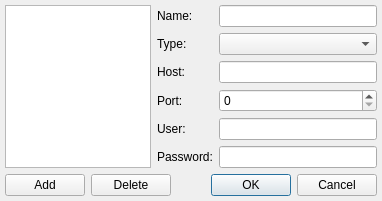
<?xml version="1.0" encoding="UTF-8"?>
<ui version="4.0">
 <class>EditProxyDialogClass</class>
 <widget class="QDialog" name="EditProxyDialogClass">
  <property name="geometry">
   <rect>
    <x>0</x>
    <y>0</y>
    <width>382</width>
    <height>193</height>
   </rect>
  </property>
  <property name="windowTitle">
   <string>Proxy Manager</string>
  </property>
  <layout class="QVBoxLayout" name="verticalLayout">
   <property name="margin">
    <number>5</number>
   </property>
   <item>
    <layout class="QHBoxLayout" name="horizontalLayout_2" stretch="2,3">
     <item>
      <widget class="QListWidget" name="ltwProxyList"/>
     </item>
     <item>
      <widget class="QWidget" name="wdtProperties" native="true">
       <layout class="QFormLayout" name="formLayout">
        <property name="margin">
         <number>0</number>
        </property>
        <item row="0" column="0">
         <widget class="QLabel" name="lblName">
          <property name="text">
           <string>Name:</string>
          </property>
          <property name="textFormat">
           <enum>Qt::PlainText</enum>
          </property>
          <property name="buddy">
           <cstring>lneName</cstring>
          </property>
         </widget>
        </item>
        <item row="0" column="1">
         <widget class="QLineEdit" name="lneName"/>
        </item>
        <item row="1" column="0">
         <widget class="QLabel" name="lblType">
          <property name="text">
           <string>Type:</string>
          </property>
          <property name="textFormat">
           <enum>Qt::PlainText</enum>
          </property>
          <property name="buddy">
           <cstring>cmbType</cstring>
          </property>
         </widget>
        </item>
        <item row="1" column="1">
         <widget class="QComboBox" name="cmbType"/>
        </item>
        <item row="2" column="0">
         <widget class="QLabel" name="lblHost">
          <property name="text">
           <string>Host:</string>
          </property>
          <property name="textFormat">
           <enum>Qt::PlainText</enum>
          </property>
          <property name="buddy">
           <cstring>lneHost</cstring>
          </property>
         </widget>
        </item>
        <item row="2" column="1">
         <widget class="QLineEdit" name="lneHost"/>
        </item>
        <item row="3" column="0">
         <widget class="QLabel" name="lblPort">
          <property name="text">
           <string>Port:</string>
          </property>
          <property name="textFormat">
           <enum>Qt::PlainText</enum>
          </property>
          <property name="buddy">
           <cstring>spbPort</cstring>
          </property>
         </widget>
        </item>
        <item row="3" column="1">
         <widget class="QSpinBox" name="spbPort">
          <property name="maximum">
           <number>65535</number>
          </property>
          <property name="value">
           <number>0</number>
          </property>
         </widget>
        </item>
        <item row="4" column="0">
         <widget class="QLabel" name="lblUser">
          <property name="text">
           <string>User:</string>
          </property>
          <property name="textFormat">
           <enum>Qt::PlainText</enum>
          </property>
          <property name="buddy">
           <cstring>lneUser</cstring>
          </property>
         </widget>
        </item>
        <item row="4" column="1">
         <widget class="QLineEdit" name="lneUser"/>
        </item>
        <item row="5" column="0">
         <widget class="QLabel" name="lblPassword">
          <property name="text">
           <string>Password:</string>
          </property>
          <property name="textFormat">
           <enum>Qt::PlainText</enum>
          </property>
          <property name="buddy">
           <cstring>lnePassword</cstring>
          </property>
         </widget>
        </item>
        <item row="5" column="1">
         <widget class="QLineEdit" name="lnePassword">
          <property name="echoMode">
           <enum>QLineEdit::Password</enum>
          </property>
         </widget>
        </item>
       </layout>
      </widget>
     </item>
    </layout>
   </item>
   <item>
    <layout class="QHBoxLayout" name="horizontalLayout">
     <item>
      <widget class="QPushButton" name="pbtAdd">
       <property name="text">
        <string>Add</string>
       </property>
      </widget>
     </item>
     <item>
      <widget class="QPushButton" name="pbtDelete">
       <property name="text">
        <string>Delete</string>
       </property>
      </widget>
     </item>
     <item>
      <widget class="QDialogButtonBox" name="btbButtons">
       <property name="standardButtons">
        <set>QDialogButtonBox::Cancel|QDialogButtonBox::Ok</set>
       </property>
      </widget>
     </item>
    </layout>
   </item>
  </layout>
 </widget>
 <layoutdefault spacing="6" margin="11"/>
 <tabstops>
  <tabstop>ltwProxyList</tabstop>
  <tabstop>lneName</tabstop>
  <tabstop>cmbType</tabstop>
  <tabstop>lneHost</tabstop>
  <tabstop>spbPort</tabstop>
  <tabstop>lneUser</tabstop>
  <tabstop>lnePassword</tabstop>
  <tabstop>pbtAdd</tabstop>
  <tabstop>pbtDelete</tabstop>
  <tabstop>btbButtons</tabstop>
 </tabstops>
 <resources/>
 <connections/>
</ui>
